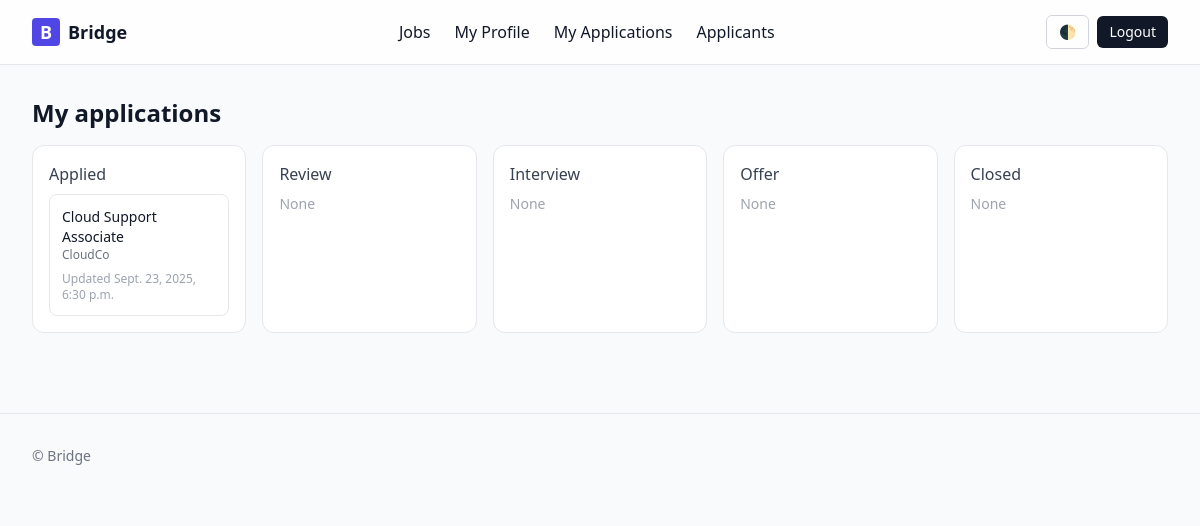
The page /applications/my/ (signed in) on the database its author committed.
### jobs/models.py (models this page shows, shortened)
class Application(models.Model):
    class Status(models.TextChoices):
        APPLIED = "applied", "Applied"
        REVIEW = "review", "Review"
        INTERVIEW = "interview", "Interview"
        OFFER = "offer", "Offer"
        CLOSED = "closed", "Closed"
    job = models.ForeignKey(Job, on_delete=models.CASCADE, related_name="applications")
    applicant = models.ForeignKey(get_user_model(), on_delete=models.CASCADE, related_name="applications")
    note = models.TextField(blank=True)
    status = models.CharField(max_length=20, choices=Status.choices, default=Status.APPLIED)
    created_at = models.DateTimeField(auto_now_add=True)
    updated_at = models.DateTimeField(auto_now=True)
    class Meta:
        unique_together = ("job", "applicant")

class Job(models.Model):
    class WorkType(models.TextChoices):
        ONSITE = "onsite", "On-site"
        REMOTE = "remote", "Remote"
        HYBRID = "hybrid", "Hybrid"
    title = models.CharField(max_length=200)
    company = models.CharField(max_length=200)
    description = models.TextField()
    skills = models.ManyToManyField(Skill, related_name="jobs", blank=True)
    location_city = models.CharField(max_length=100, blank=True)
    location_state = models.CharField(max_length=100, blank=True)
    location_country = models.CharField(max_length=100, blank=True)
    latitude = models.DecimalField(max_digits=9, decimal_places=6, null=True, blank=True)
    longitude = models.DecimalField(max_digits=9, decimal_places=6, null=True, blank=True)
    min_salary = models.PositiveIntegerField(null=True, blank=True)
    max_salary = models.PositiveIntegerField(null=True, blank=True)
    work_type = models.CharField(max_length=10, choices=WorkType.choices, default=WorkType.ONSITE)
    visa_sponsorship = models.BooleanField(default=False)
    posted_by = models.ForeignKey(get_user_model(), on_delete=models.SET_NULL, null=True, blank=True, related_name="posted_jobs")
    created_at = models.DateTimeField(auto_now_add=True)

### jobs/views_applications.py (the view)
@login_required
def my_applications(request):
    applications = (
        Application.objects.filter(applicant=request.user)
        .select_related("job")
        .order_by("-updated_at")
    )
    grouped = {key: [] for key, _ in Application.Status.choices}
    for app in applications:
        grouped[app.status].append(app)
    status_groups = [
        {"key": key, "label": label, "apps": grouped.get(key, [])}
        for key, label in Application.Status.choices
    ]
    return render(
        request,
        "applications/my_applications.html",
        {"status_groups": status_groups},
    )

### templates/applications/my_applications.html
{% extends "base.html" %}
{% block content %}
<h1 class="text-2xl font-semibold mb-4">My applications</h1>
<div class="grid grid-cols-1 md:grid-cols-2 lg:grid-cols-5 gap-4">
  {% for group in status_groups %}
  <section class="bg-white dark:bg-gray-800 border border-gray-200 dark:border-gray-800 rounded-xl p-4">
    <h3 class="font-medium text-gray-700 dark:text-gray-300 mb-2">{{ group.label }}</h3>
    <div class="space-y-2">
    {% for app in group.apps %}
      <div class="rounded-lg border border-gray-200 dark:border-gray-700 p-3">
        <div class="text-sm font-medium">{{ app.job.title }}</div>
        <div class="text-xs text-gray-500">{{ app.job.company }}</div>
        <div class="text-xs text-gray-400 mt-2">Updated {{ app.updated_at }}</div>
      </div>
    {% empty %}
      <div class="text-sm text-gray-400">None</div>
    {% endfor %}
    </div>
  </section>
  {% endfor %}
 </div>
{% endblock %}

### templates/base.html (style rules this page uses)
html { font-family: 'Inter', system-ui, -apple-system, Segoe UI, Roboto, Ubuntu, Cantarell, Noto Sans, sans-serif; }

### rows shown on the page
Application: job "Cloud Support Associate", job.company "CloudCo", updated_at "Sept. 23, 2025, 6:30 p.m."

### other values the page prints
{{ group.label }} "Applied" "Review" "Interview" "Offer" "Closed"
